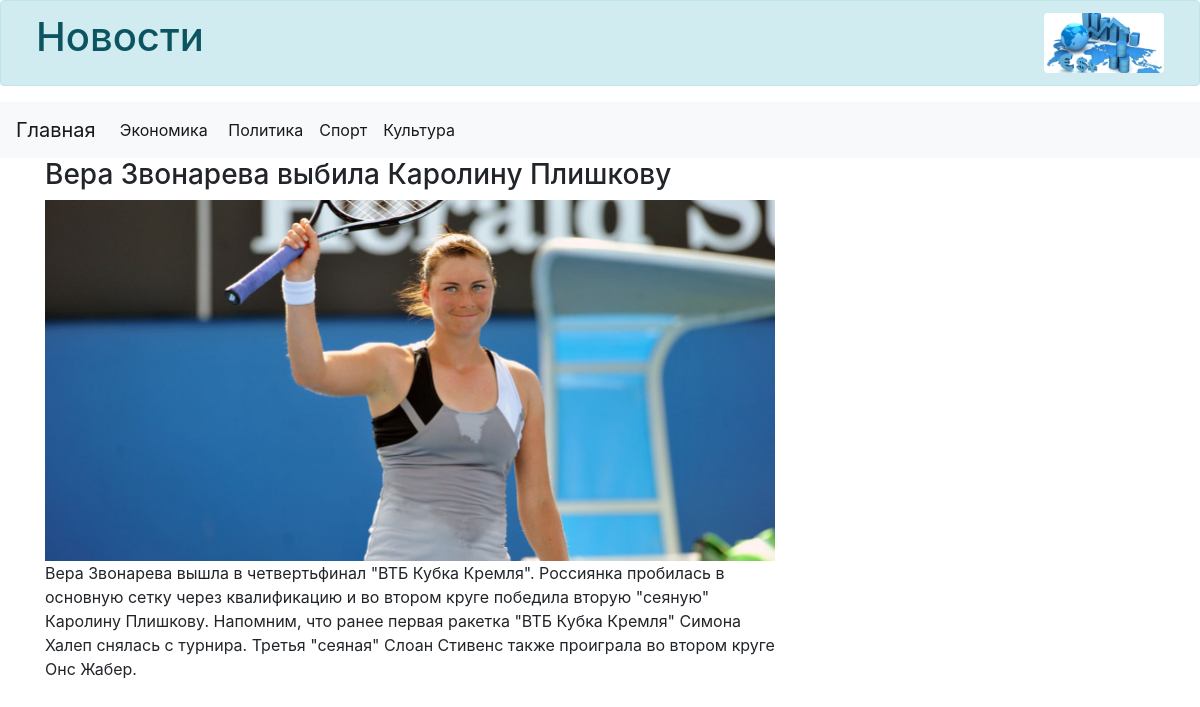
The app's page /sport.php?id=1 with its own data.
### tables this page shows
CREATE TABLE `sport` (
  `id` int(11) NOT NULL,
  `title` varchar(255) NOT NULL,
  `text` varchar(2555) NOT NULL,
  `date` timestamp NOT NULL,
  `id_category` int(11) NOT NULL,
  `image` varchar(2555) NOT NULL
);

### sport.php (the view, shortened to what this page needs)
<!DOCTYPE html>
	<html>
		<head>
		<link rel="stylesheet" href="https://stackpath.bootstrapcdn.com/bootstrap/4.1.3/css/bootstrap.min.css">
		</head>
		<html>
		<div class="container-fluid">
			<div class="row alert alert-info">
				<div class="col-md-3">
		<h1>Новости</h1>
				</div>
				<div class="col">
		<img src="news.jpg" class="rounded float-right" alt="" style="height: 60px;">
				</div>
			</div>
		</div>
		<nav class="navbar navbar-expand-lg navbar-light bg-light">
			<a class="navbar-brand" href="index.php">Главная</a>
  <div class="collapse navbar-collapse" id="navbarSupportedContent" >
    <ul class="navbar-nav mr-auto">
      <li class="nav-item active">
        <a class="nav-link" href="newsecon.php">Экономика  <span><img src=""</span></a>
      </li>
       <li class="nav-item active">
        <a class="nav-link" href="newspolit.php">Политика <span class="sr-only">(current)</span></a>
      </li>
       <li class="nav-item active">
        <a class="nav-link" href="newssport.php">Спорт <span class="sr-only">(current)</span></a>
      </li>
       <li class="nav-item active">
        <a class="nav-link" href="newsculture.php">Культура<span class="sr-only">(current)</span></a>
      </li>
    </ul>
  </div>
</nav>
<?php
	$connection = mysqli_connect('127.0.0.1','natasha','password','news');
?>
<?php
$economics = mysqli_query($connection, "SELECT * FROM `sport` WHERE `id` = ".(int)$_GET['id']);
$art = mysqli_fetch_assoc($economics);
		?>
	 <div id="content">
      <div class="container">
        <div class="row">
          <section class="content__left col-md-8">
            <div class="block">
              <h3><?php echo $art['title']; ?></h3>
              <img src = "<?php echo $art['image']; ?>" style="max-width: 100%; ">
              <div class="block__content">
                <div class="full-text"><p><?php echo $art['text']; ?> </div>
              </div>
            </div>
          </section>
        </div>
      </div>

### records on screen
sport: title "Вера Звонарева выбила Каролину Плишкову", image (picture), text "Вера Звонарева вышла в четвертьфинал \"ВТБ Кубка Кремля\". Россиянка пробилась в основную сетку через квалификацию и во втором круге победила вторую \"сеяную\" Каролину Плишкову. Напомним, что ранее первая ракетка \"ВТБ Кубка Кремля\" Симона Халеп снялась с турнира. Третья \"сеяная\" Слоан Стивенс также проиграла во втором круге Онс Жабер."
